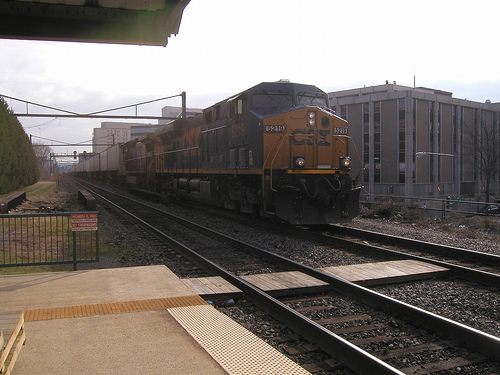
#> input picture ml/challenge/dataset/train/images/2008_004547.jpg, 500 x 375 px, found by its file name
$ python challenge.py
#> lines starting #> are read from the running program, lines starting #| are printed output that depends on the picture; after the words box and inside, x2 and y2 are one past the last pixel; in counts of white or black regions, pixels touching at a corner belong together; pictures that were not available may be replaced by others from this repository, and a replacement may not be noted
### ml/challenge/util.py
import os
import numpy as np
from PIL import Image
import matplotlib.pyplot as plt
from sklearn.neighbors import KNeighborsClassifier
from typing import Any
import numpy as np
import cv2
import random
from skimage.measure import regionprops
from collections import defaultdict


######### Methods for loading dataset

def _open_image(path, convert_to):
    if convert_to == "RGB":
        return Image.open(path).convert("RGB")
    if convert_to == "grayscale":
        return Image.open(path).convert("L")
    return np.array(Image.open(path))

def _get_file_names(folder):
    return sorted(
        [file for file in os.listdir(folder) if not file.startswith('.')]
    )

def _load_images(folder_path, folder_name, convert_to):
    image_dir_path = os.path.join(folder_path, folder_name)
    filenames = _get_file_names(image_dir_path)
    filepaths = [
        os.path.join(image_dir_path, filename) for filename in filenames
    ]
    return np.stack([_open_image(file, convert_to) for file in filepaths])

def _get_palette(folder_path, ground_truth_dir, filename):
    gt_dir_path = os.path.join(folder_path, ground_truth_dir)
    filepath = os.path.join(gt_dir_path, filename)
    return Image.open(filepath).getpalette()

def _get_filenames(folder_path, scribbles_dir):
    sc_dir_path = os.path.join(folder_path, scribbles_dir)
    filenames = _get_file_names(sc_dir_path)
    return filenames

def load_dataset(
    folder_path: str,
    images_dir: str,
    scribbles_dir: str,
    ground_truth_dir: str | None = None
) -> tuple[np.ndarray, np.ndarray, np.ndarray, Any]:

    images = _load_images(folder_path, images_dir, "RGB")
#> in _open_image, returned value is the input picture: PIL image 500x375 RGB; mean R, G, B 123.4, 116.2, 111
    scribbles = _load_images(folder_path, scribbles_dir, "grayscale")
#> call 2 of _open_image, with convert_to = 'grayscale'
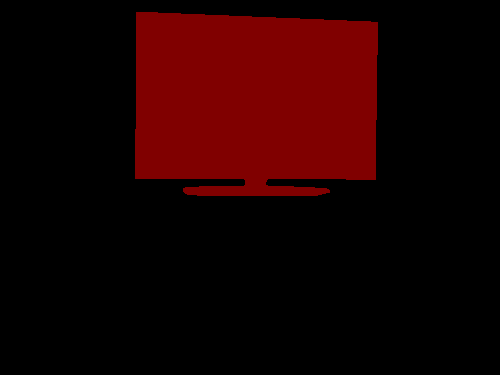
#> input picture ml/challenge/dataset/train/ground_truth/2008_004279.png, 500 x 375 px, given as the content of the folder esktop/python_notebooks/ml/Challenge/dataset/train/scribbles, which was not available
#> in _open_image (call 2), `return Image.open(path).convert("L")`:
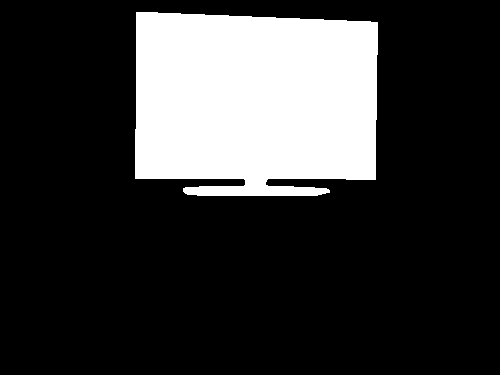
#> returned value: PIL image 500x375 L; values 0 (black) and 38 (white), 21.7% white; 1 white region, box (x1, y1, x2, y2) and area: (135, 12, 378, 196) 40681
    filenames = _get_filenames(folder_path, scribbles_dir)
    if ground_truth_dir is None:
        return images, scribbles, filenames

    ground_truth = _load_images(folder_path, ground_truth_dir, None)
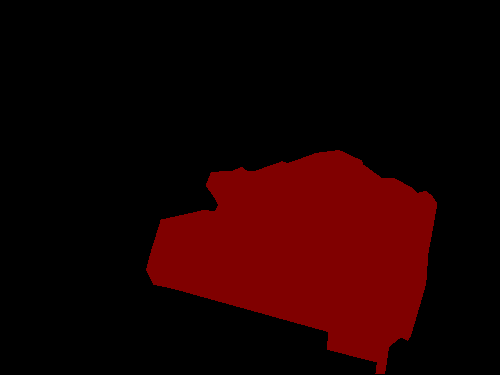
#> input picture ml/challenge/dataset/train/ground_truth/2008_004416.png, 500 x 375 px, found by its file name
#> in _open_image (call 4), `return np.array(Image.open(path))`: returned value: shape (375, 500); values 0 (black) and 1 (white), 21.3% white; 1 white region, box (x1, y1, x2, y2) and area: (146, 150, 437, 374) 40003
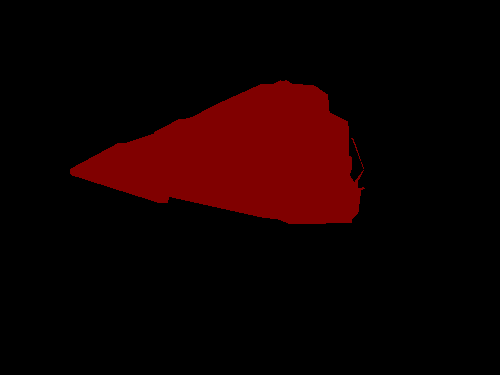
#> input picture ml/challenge/dataset/train/ground_truth/2008_004547.png, 500 x 375 px, found by its file name
#> in _open_image (call 5), `return np.array(Image.open(path))`:
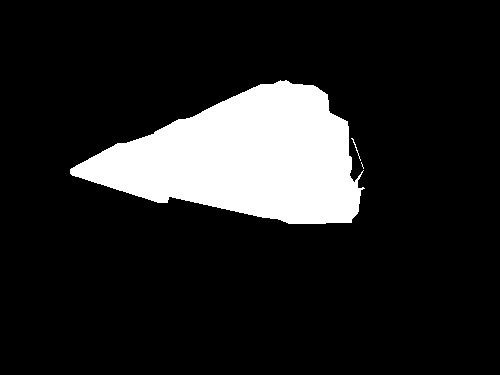
#> returned value: shape (375, 500); values 0 (black) and 1 (white), 13.8% white; 3 white regions (1 under 20 px), largest, box (x1, y1, x2, y2) and area: (70, 80, 365, 224) 25746, (351, 138, 361, 161) 29
    palette = _get_palette(folder_path, ground_truth_dir, filenames[0])
#> palette = 768 values, max 224 at index 219, min 0 at index 0, mean 106.7
    return images, scribbles, ground_truth, filenames, palette

# [132 lines left out: functions store_predictions, baseline, _overlay_scribbles, visualize, compute_iou_per_class, not called in this run]


GC_BGD, GC_FGD, GC_PR_BGD, GC_PR_FGD = 0, 1, 2, 3

def find_segments(image, scribble, iters=5):
    height, width, _ = image.shape

    # Create initial regions and merge
    num_initial_points = 100
    initial_regions_map = np.zeros((height, width), dtype=np.int32)
    next_region_id = 1

    points_to_seed = [(random.randint(0, height - 1), random.randint(0, width - 1)) for _ in range(num_initial_points)]

    for y_seed, x_seed in points_to_seed:
        if initial_regions_map[y_seed, x_seed] == 0:
            region_id = next_region_id
            next_region_id += 1

            queue = [(y_seed, x_seed)]
            initial_regions_map[y_seed, x_seed] = region_id
            seed_color = image[y_seed, x_seed]

            while queue:
                y, x = queue.pop(0)

                for dy, dx in [(0, 1), (0, -1), (1, 0), (-1, 0)]:
                    ny, nx = y + dy, x + dx

                    if 0 <= ny < height and 0 <= nx < width and initial_regions_map[ny, nx] == 0:
                        neighbor_color = image[ny, nx]
                        color_diff = np.linalg.norm(neighbor_color.astype(float) - seed_color.astype(float))
                        if color_diff < 20:
                            initial_regions_map[ny, nx] = region_id
                            queue.append((ny, nx))

    merged_regions_map = {i: i for i in np.unique(initial_regions_map) if i != 0}

    for _ in range(10):
        merged_in_iter = False
        regions = regionprops(initial_regions_map)
        region_props_dict = {r.label: r for r in regions}

        for region in regions:
            current_id = merged_regions_map[region.label]
            mask = initial_regions_map == region.label
            adjacent_ids = np.unique(initial_regions_map[np.where(mask)])
            adjacent_ids = [merged_regions_map[adj_id] for adj_id in adjacent_ids if adj_id != 0 and merged_regions_map[adj_id] != current_id]

            for adj_id in adjacent_ids:
                if current_id != adj_id:
                    adj_region = next((r for r in regions if merged_regions_map[r.label] == adj_id), None)
                    if not adj_region: continue

                    current_avg_color = region_props_dict[current_id].intensity_image.mean(axis=0)
                    adj_avg_color = region_props_dict[adj_id].intensity_image.mean(axis=0)
                    color_diff = np.linalg.norm(current_avg_color.astype(float) - adj_avg_color.astype(float))

                    if color_diff < 30:
                        for r_id, r_label in merged_regions_map.items():
                            if r_label == adj_id:
                                merged_regions_map[r_id] = current_id
                        merged_in_iter = True
        if not merged_in_iter:
            break

    final_merged_image = np.zeros_like(initial_regions_map)
    for y in range(height):
        for x in range(width):
            original_id = initial_regions_map[y, x]
            if original_id in merged_regions_map:
                final_merged_image[y, x] = merged_regions_map[original_id]

    # Flood-fill refinement
    temp_mask = np.zeros((height + 2, width + 2), np.uint8)
    temp_mask[1:-1, 1:-1] = np.where(final_merged_image > 0, 1, 0)

    flood_mask = scribble.copy()

    fg_seeds = np.argwhere(scribble == 1)
    bg_seeds = np.argwhere(scribble == 2)

    for y, x in fg_seeds:
        cv2.floodFill(flood_mask, temp_mask, (x, y), 1, loDiff=0, upDiff=0, flags=cv2.FLOODFILL_MASK_ONLY)

    for y, x in bg_seeds:
        cv2.floodFill(flood_mask, temp_mask, (x, y), 2, loDiff=0, upDiff=0, flags=cv2.FLOODFILL_MASK_ONLY)

    # Map the flood-filled regions to GrabCut labels
    gc_mask = np.full((height, width), GC_PR_BGD, dtype=np.uint8)

    gc_mask[flood_mask == 1] = GC_FGD
    gc_mask[flood_mask == 2] = GC_BGD

    gc_mask[scribble == 1] = GC_FGD
    gc_mask[scribble == 2] = GC_BGD

    if not np.any(gc_mask == GC_FGD) or not np.any(gc_mask == GC_BGD):
        gc_mask = np.full((height, width), GC_PR_BGD, dtype=np.uint8)
        gc_mask[scribble == 1] = GC_FGD
        gc_mask[scribble == 2] = GC_BGD

    # Run GrabCut algo with the refined mask
    bgr = cv2.cvtColor(image, cv2.COLOR_RGB2BGR)
    bgdModel = np.zeros((1,65), np.float64)
    fgdModel = np.zeros((1,65), np.float64)

    cv2.grabCut(bgr, gc_mask, None, bgdModel, fgdModel, iters, mode=cv2.GC_INIT_WITH_MASK)
    mask = np.where((gc_mask == GC_FGD) | (gc_mask == GC_PR_FGD), 1, 0).astype(np.uint8)

    # Final refinement based on connectivity and scribble location
    num_labels, labels_map = cv2.connectedComponents(mask)

    # Find the label of the component that contains the foreground scribble
    scribble_fg_label = 0
    fg_y, fg_x = np.where(scribble == 1)

    if fg_y.size > 0:
        # Find the label that most of the scribble pixels belong to
        scribble_labels = labels_map[fg_y, fg_x]

        # Use a voting system to find the primary scribble label
        counts = np.bincount(scribble_labels)
        scribble_fg_label = np.argmax(counts[1:]) + 1 if counts.size > 1 else 0

    refined_final_mask = np.zeros_like(mask)

    # If a primary foreground component was found
    if scribble_fg_label != 0:
        # Calculate the average color of the primary object
        primary_object_mask = (labels_map == scribble_fg_label).astype(np.uint8)
        primary_object_colors = image[primary_object_mask == 1]

        if primary_object_colors.size > 0:
            primary_object_avg_color = np.mean(primary_object_colors, axis=0)

            for label in range(1, num_labels):
                component_mask = (labels_map == label).astype(np.uint8)

                if label == scribble_fg_label:
                    refined_final_mask[component_mask == 1] = 1
                    continue

                component_colors = image[component_mask == 1]
                if component_colors.size > 0:
                    component_avg_color = np.mean(component_colors, axis=0)
                    color_diff = np.linalg.norm(component_avg_color.astype(float) - primary_object_avg_color.astype(float))

                    # Keep the component only if it's large enough and has a similar color
                    if color_diff < 20 and np.sum(component_mask) > 30:
                         refined_final_mask[component_mask == 1] = 1
    return refined_final_mask

### ml/challenge/challenge.py
# Load important packages

import numpy as np

from util import load_dataset
from util import store_predictions

from util import*


######### Training dataset

# Load training dataset
images_train, scrib_train, gt_train, fnames_train, palette = load_dataset(
    "C:/Users/User/OneDrive/Desktop/python_notebooks/ml/Challenge/dataset/train/", "images", "scribbles", "ground_truth"
)
#> fnames_train = ['2008_004279.png']

# Inference
# Create a numpy array of size num_train x 375 x 500, a stack of all the
# segmented images. 1 = foreground, 0 = background.

print (len((images_train)))
#| 1
pred_train = np.stack(
   [find_segments(image, scribble)
     for image, scribble in zip(images_train, scrib_train)],
    axis=0
)
#> the loop in find_segments, `for y_seed, x_seed in points_to_seed:` made 100 passes
#> seed_color on passes 1, 2, 3, 4, 5, 7, 8, 9, 10, 13, 14, 15: [56, 52, 51], [42, 42, 40], [53, 54, 58], [48, 45, 40], [63, 62, 67], [60, 58, 59], [69, 69, 61], [62, 60, 71], [253, 253, 253], [73, 71, 74], [205, 183, 172], [33, 33, 35]
#> after the loop in find_segments, `for y_seed, x_seed in points_to_seed:`:
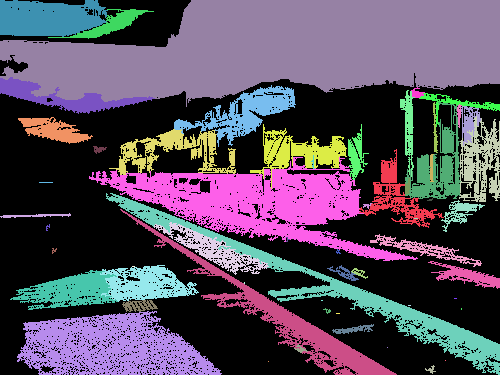
#> initial_regions_map: shape (375, 500) int32; 61 distinct labels, from 0 to 60; one colour per label, 0 black
#> after the loop in find_segments, `for y_seed, x_seed in points_to_seed:`: next_region_id = 61
#> in find_segments, `merged_regions_map = {i: i for i in np.unique(initial_regions_map) if ..`: merged_regions_map = 60 items
#> after the loop in find_segments, `for _ in range(10):`: mask: shape (375, 500) bool; 0% white in thin lines or dots, all inside (x1, y1, x2, y2) = (112, 357, 113, 358)
#> in find_segments, `temp_mask[1:-1, 1:-1] = np.where(final_merged_image > 0, 1, 0)`:
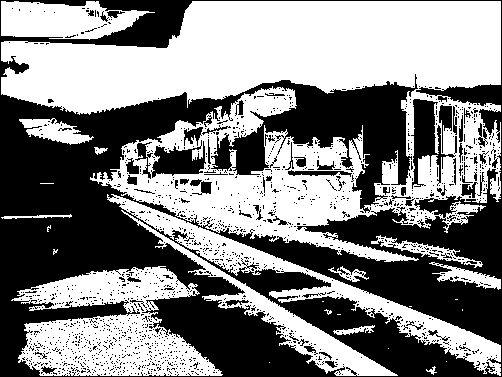
#> temp_mask: shape (377, 502); values 0 (black) and 1 (white), 52.2% white; 1581 black regions (1512 under 20 px), largest, box (x1, y1, x2, y2) and area: (0, 0, 502, 377) 80419, (411, 99, 456, 189) 1555, (151, 140, 206, 178) 1160
#> in find_segments, `fg_seeds = np.argwhere(scribble == 1)`: fg_seeds = empty array
#> (the run stopped early here; a loop or call above may not have finished)
